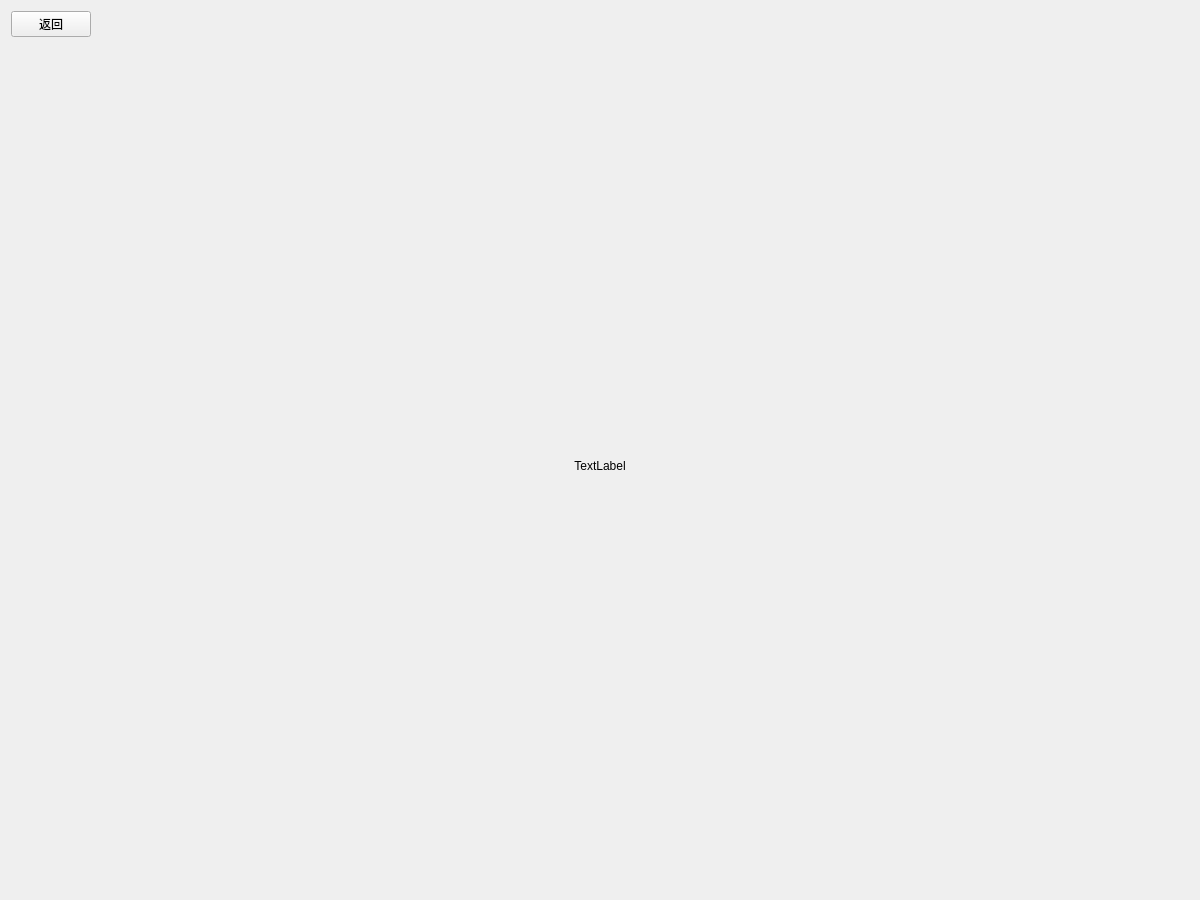
<?xml version="1.0" encoding="UTF-8"?>
<ui version="4.0">
 <class>MapWindow</class>
 <widget class="QWidget" name="MapWindow">
  <property name="geometry">
   <rect>
    <x>0</x>
    <y>0</y>
    <width>1200</width>
    <height>900</height>
   </rect>
  </property>
  <property name="sizePolicy">
   <sizepolicy hsizetype="Preferred" vsizetype="Preferred">
    <horstretch>0</horstretch>
    <verstretch>0</verstretch>
   </sizepolicy>
  </property>
  <property name="minimumSize">
   <size>
    <width>400</width>
    <height>300</height>
   </size>
  </property>
  <property name="maximumSize">
   <size>
    <width>1333</width>
    <height>1000</height>
   </size>
  </property>
  <property name="sizeIncrement">
   <size>
    <width>1</width>
    <height>1</height>
   </size>
  </property>
  <property name="baseSize">
   <size>
    <width>1200</width>
    <height>900</height>
   </size>
  </property>
  <property name="windowTitle">
   <string>Map</string>
  </property>
  <property name="windowIcon">
   <iconset resource="BeijingSubwayInfoSystemApplication.qrc">
    <normaloff>:/Picture/Resorce/Beijing Subway Logo Alone.png</normaloff>:/Picture/Resorce/Beijing Subway Logo Alone.png</iconset>
  </property>
  <layout class="QGridLayout" name="gridLayout">
   <item row="1" column="0">
    <widget class="QLabel" name="Picture">
     <property name="sizePolicy">
      <sizepolicy hsizetype="Expanding" vsizetype="Expanding">
       <horstretch>0</horstretch>
       <verstretch>0</verstretch>
      </sizepolicy>
     </property>
     <property name="text">
      <string>TextLabel</string>
     </property>
     <property name="alignment">
      <set>Qt::AlignCenter</set>
     </property>
    </widget>
   </item>
   <item row="0" column="0">
    <widget class="QPushButton" name="pushButton">
     <property name="sizePolicy">
      <sizepolicy hsizetype="Fixed" vsizetype="Fixed">
       <horstretch>0</horstretch>
       <verstretch>0</verstretch>
      </sizepolicy>
     </property>
     <property name="text">
      <string>返回</string>
     </property>
    </widget>
   </item>
  </layout>
 </widget>
 <resources>
  <include location="BeijingSubwayInfoSystemApplication.qrc"/>
 </resources>
 <connections/>
</ui>
